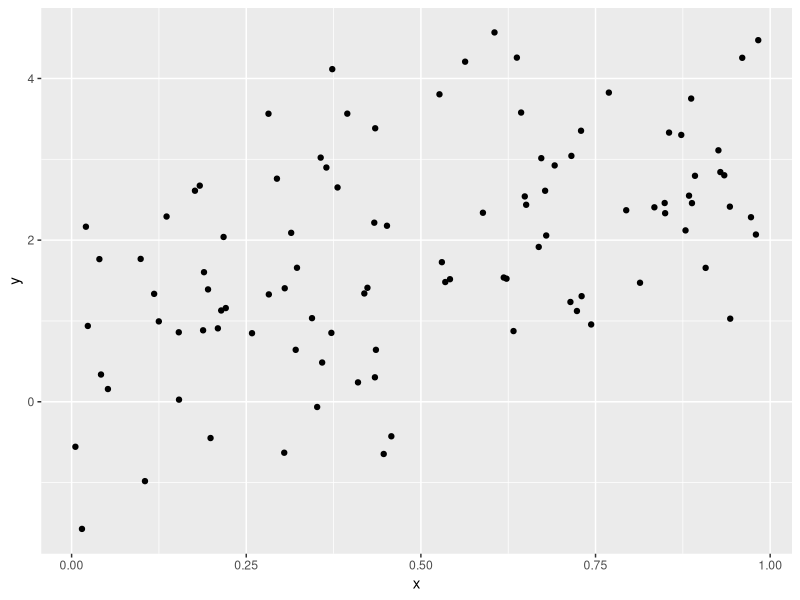

Write the R code that produced this figure.
## ---- chunk 1
library(tidyverse)

plot_df =
  tibble(
    x = runif(100),
    y = 1 + 2 * x + rnorm(100)
  )

plot_df |>
  ggplot(aes(x = x, y = y)) +
  geom_point()

